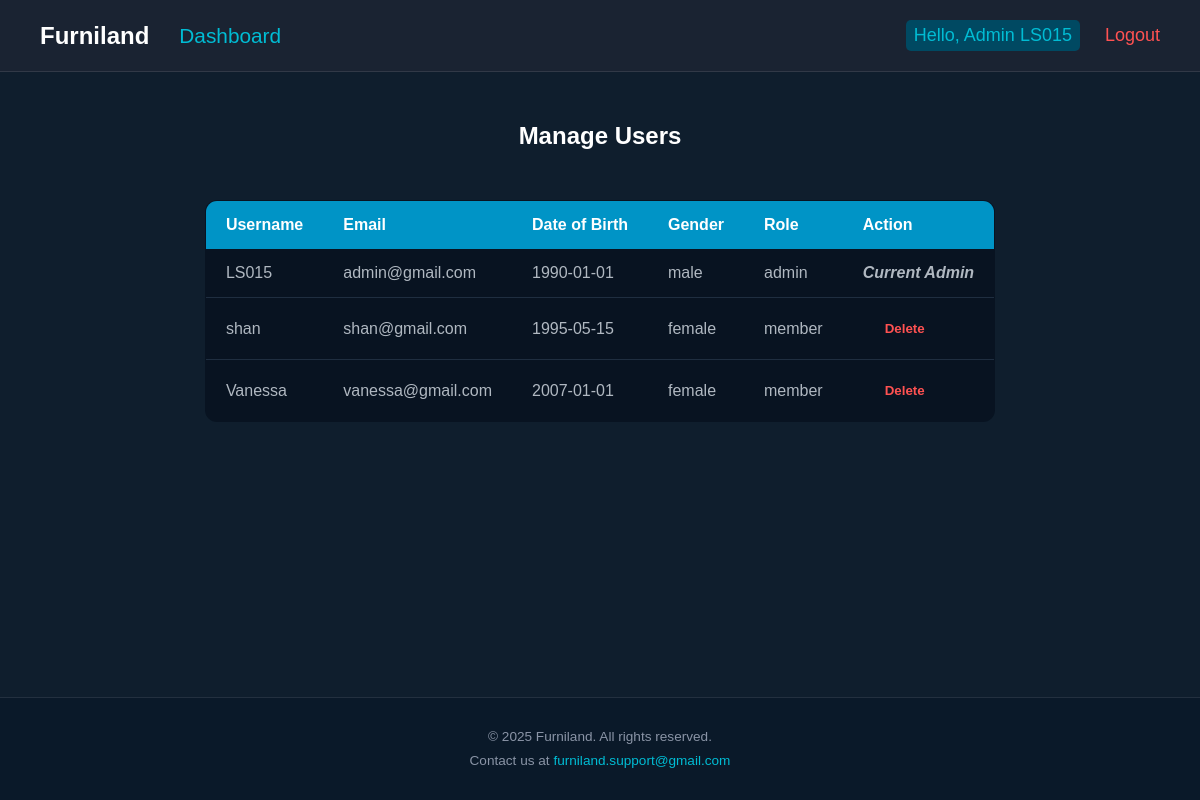
The page /manage_users.php (signed in) on the database its author committed.
### tables this page shows
CREATE TABLE `users` (
  `userID` int(10) NOT NULL,
  `username` varchar(20) NOT NULL,
  `email` varchar(20) NOT NULL,
  `password` varchar(255) NOT NULL,
  `gender` varchar(6) NOT NULL,
  `dob` date NOT NULL,
  `role` varchar(6) NOT NULL
);

### manage_users.php (the view, shortened to what this page needs)
<?php
include "includes/connect.php";
include "includes/header.php";
$result = mysqli_query($conn, "SELECT * FROM users");
?>
<!DOCTYPE html>
<html lang="en">
<head>
    <link rel="stylesheet" href="assets/style.css">
</head>
<body>
<!DOCTYPE html>
<html lang="en">
<head>
    <link rel="stylesheet" href="assets/style.css?v=3">
</head>
<body>
<h2 class="page-title">Manage Users</h2>
<div class="manage-users-container">
    <table class="custom-table">
        <tr>
            <th>Username</th>
            <th>Email</th>
            <th>Date of Birth</th>
            <th>Gender</th>
            <th>Role</th>
            <th>Action</th>
        </tr>
        <?php while ($row = mysqli_fetch_assoc($result)) : ?>
        <tr>
            <td><?= htmlspecialchars($row['username']); ?></td>
            <td><?= htmlspecialchars($row['email']); ?></td>
            <td><?= htmlspecialchars($row['dob']); ?></td>
            <td><?= htmlspecialchars($row['gender']); ?></td>
            <td><?= htmlspecialchars($row['role']); ?></td>
            <td>
                <?php if ($row['userID'] == $_SESSION['userID']) : ?>
                    <strong><i>Current Admin</i></strong>
                <?php else : ?>
                    <form action="delete_user.php" method="POST" onsubmit="return confirm('Delete this user?');">
                        <button type="submit" class="btn-remove">Delete</button>
                    </form>
                <?php endif; ?>
            </td>
        </tr>
        <?php endwhile; ?>
    </table>
</div>
<?php include "includes/footer.php"; ?>
</body>
</html>

### assets/style.css (style rules this page uses)
* { font-family: 'Segoe UI', Tahoma, Geneva, Verdana, sans-serif; }
body { font-family: 'Segoe UI', Tahoma, Geneva, Verdana, sans-serif; background-color: #0a1929; color: #ffffff; min-height: 100vh; }
select, input, button { padding: 8px 12px; border-radius: 6px; border: 1px solid #607b85; outline: none; background-color: #14293e; color: white; margin-left: 10px; }
button { background: #0db5e9; color: black; cursor: pointer; }
* { box-sizing: border-box; font-family: Arial, sans-serif; margin: 0; padding: 0; }
body { background-color: #0f1e2d; color: white; min-height: 100vh; display: flex; flex-direction: column; }
.page-title { text-align: center; margin-top: 50px; margin-bottom: 30px; }
.custom-table { width: 100%; border-collapse: collapse; background-color: #081321; border-radius: 12px; overflow: hidden; border: 1px solid #3a506b; }
.custom-table th { background-color: #0094c6; color: white; padding: 15px; text-align: left; font-weight: 600; }
.custom-table td { padding: 15px 130px 15px 15px; border-bottom: 1px solid #1f2e40; color: #b0b8c1; }
.custom-table tr:last-child td { border-bottom: none; }
.btn-remove { color: #ff5252; background: none; border: none; cursor: pointer; font-weight: 600; transition: color 0.3s; }
.manage-users-container { max-width: 1100px; margin: 0px auto; padding: 20px; }
.manage-users-container .custom-table { width: 100%; max-width: 100%; }
.manage-users-container .custom-table td, .manage-users-container .custom-table th { padding: 15px 20px; }

### rows shown on the page
users: username "LS015", email "admin@gmail.com", dob "1990-01-01", gender "male", role "admin", shows "Current Admin"
users: username "shan", email "shan@gmail.com", dob "1995-05-15", gender "female", role "member"
users: username "Vanessa", email "vanessa@gmail.com", dob "2007-01-01", gender "female", role "member"

### other values the page prints
$username "LS015"
